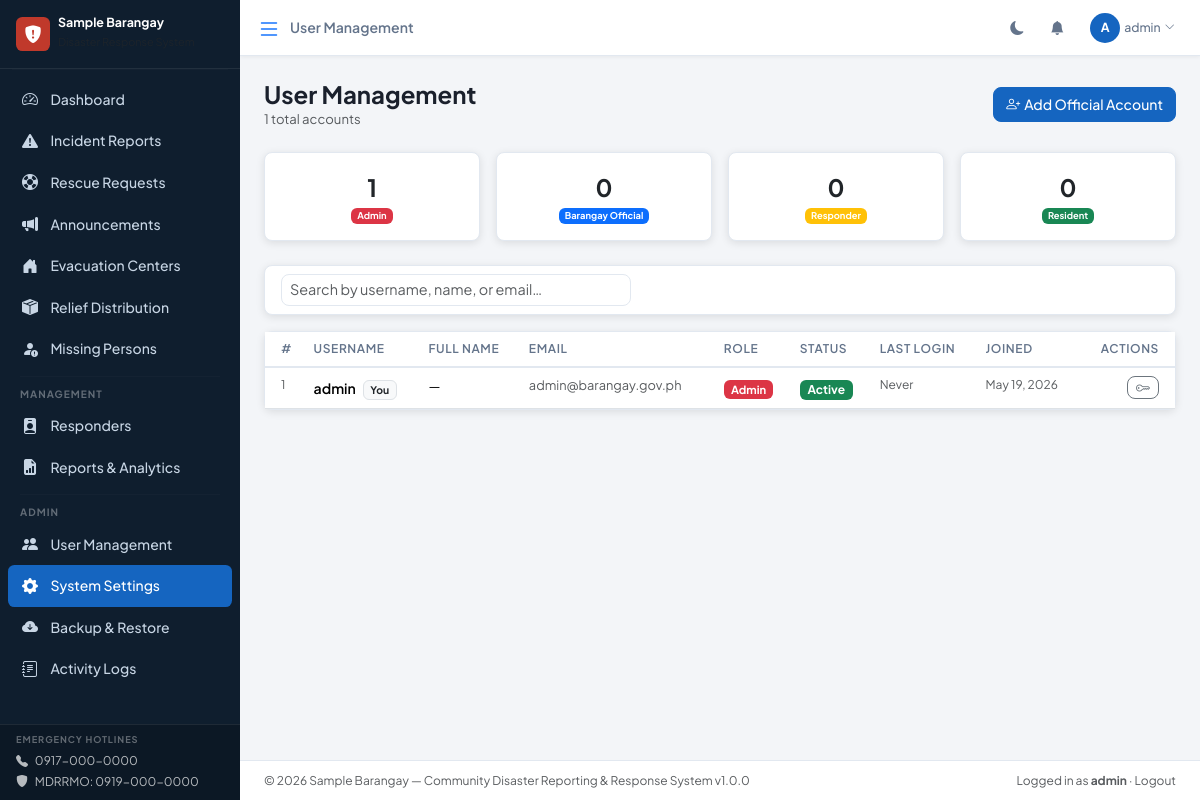
Page /modules/settings/users.php (signed in) on the committed database.
### tables this page shows
CREATE TABLE `users` (
  `id`              INT UNSIGNED    NOT NULL AUTO_INCREMENT,
  `role_id`         TINYINT UNSIGNED NOT NULL,
  `username`        VARCHAR(80)     NOT NULL,
  `email`           VARCHAR(160)    NOT NULL,
  `password_hash`   VARCHAR(255)    NOT NULL COMMENT 'bcrypt hash, cost factor >= 12',
  `is_active`       TINYINT(1)      NOT NULL DEFAULT 1,
  `last_login_at`   DATETIME                 DEFAULT NULL,
  `created_at`      DATETIME        NOT NULL DEFAULT CURRENT_TIMESTAMP,
  `updated_at`      DATETIME        NOT NULL DEFAULT CURRENT_TIMESTAMP ON UPDATE CURRENT_TIMESTAMP,
  PRIMARY KEY (`id`),
  UNIQUE KEY `uq_username` (`username`),
  UNIQUE KEY `uq_email`    (`email`),
  KEY `fk_users_role` (`role_id`),
  CONSTRAINT `fk_users_role` FOREIGN KEY (`role_id`) REFERENCES `roles` (`id`)
);

CREATE TABLE `roles` (
  `id`          TINYINT UNSIGNED NOT NULL AUTO_INCREMENT,
  `role_name`   VARCHAR(50)      NOT NULL COMMENT 'resident | barangay_official | responder | admin',
  `description` VARCHAR(255)     NOT NULL DEFAULT '',
  PRIMARY KEY (`id`),
  UNIQUE KEY `uq_role_name` (`role_name`)
);

### config/database.php (called while the page is built, shortened)
<?php
function db(): PDO {
    static $pdo = null;
    if ($pdo === null) {
        $dsn = sprintf(
            'mysql:host=%s;dbname=%s;charset=%s',
            DB_HOST, DB_NAME, DB_CHARSET
        );
        $options = [
            PDO::ATTR_ERRMODE            => PDO::ERRMODE_EXCEPTION,
            PDO::ATTR_DEFAULT_FETCH_MODE => PDO::FETCH_ASSOC,
            PDO::ATTR_EMULATE_PREPARES   => false,
            PDO::MYSQL_ATTR_FOUND_ROWS   => true,
        ];
        try {
            $pdo = new PDO($dsn, DB_USER, DB_PASS, $options);
        } catch (PDOException $e) {
            error_log('[DB ERROR] ' . $e->getMessage());
            die(json_encode([
                'success' => false,
                'message' => 'Database connection failed. Please contact the system administrator.'
            ]));
        }
    }
    return $pdo;
}

### includes/auth.php (called while the page is built, shortened)
<?php
require_once __DIR__ . '/../config/database.php';
function current_user_id(): int { return (int)($_SESSION['user_id'] ?? 0); }

### modules/settings/users.php (the view, shortened to what this page needs)
<?php
require_once __DIR__ . '/../../includes/auth.php';
try {
    $users = db()->query(
        "SELECT u.id, u.username, u.email, u.is_active, u.last_login_at, u.created_at,
                r.role_name,
                COALESCE(
                    CONCAT(res.first_name,' ',res.last_name),
                    CONCAT(off.first_name,' ',off.last_name),
                    CONCAT(rsp.first_name,' ',rsp.last_name),
                    ''
                ) AS full_name
         FROM users u
         JOIN roles r ON r.id = u.role_id
         LEFT JOIN residents res ON res.user_id = u.id
         LEFT JOIN barangay_officials off ON off.user_id = u.id
         LEFT JOIN responders rsp ON rsp.user_id = u.id
         ORDER BY u.role_id ASC, u.created_at DESC"
    )->fetchAll();
    $role_counts = db()->query(
        "SELECT r.role_name, COUNT(u.id) AS cnt
         FROM roles r LEFT JOIN users u ON u.role_id = r.id
         GROUP BY r.id"
    )->fetchAll(PDO::FETCH_KEY_PAIR);
} catch (PDOException $e) {
    error_log($e->getMessage());
    $users = [];
    $role_counts = [];
}
$role_badges = [
    'admin'            => 'danger',
    'barangay_official'=> 'primary',
    'responder'        => 'warning',
    'resident'         => 'success',
];
include APP_ROOT . '/includes/header.php';
?>
<div class="d-flex flex-wrap align-items-center justify-content-between gap-2 mb-4">
  <div>
    <h4 class="fw-bold mb-0">User Management</h4>
    <p class="text-muted mb-0" style="font-size:.82rem"><?= count($users) ?> total accounts</p>
  </div>
  <button class="btn btn-primary" data-bs-toggle="modal" data-bs-target="#addOfficialModal">
    <i class="bi bi-person-plus me-1"></i>Add Official Account
  </button>
</div>
<div class="row g-3 mb-4">
  <?php foreach ($role_badges as $role => $cls): ?>
  <div class="col-6 col-md-3">
    <div class="card p-3 text-center">
      <div class="fw-bold fs-4"><?= $role_counts[$role] ?? 0 ?></div>
      <div class="text-muted" style="font-size:.78rem">
        <span class="badge bg-<?= $cls ?>"><?= ucwords(str_replace('_',' ',$role)) ?></span>
      </div>
    </div>
  </div>
  <?php endforeach; ?>
</div>
<div class="card mb-3">
  <div class="card-body py-2">
    <input type="text" id="userSearch" class="form-control form-control-sm"
           placeholder="Search by username, name, or email…"
           style="max-width:350px">
  </div>
</div>
<div class="card">
  <div class="card-body p-0">
    <div class="table-responsive">
      <table class="table table-hover mb-0" id="usersTable">
        <thead>
          <tr>
            <th class="ps-3">#</th>
            <th>Username</th>
            <th>Full Name</th>
            <th>Email</th>
            <th>Role</th>
            <th>Status</th>
            <th>Last Login</th>
            <th>Joined</th>
            <th class="text-end pe-3">Actions</th>
          </tr>
        </thead>
        <tbody>
          <?php foreach ($users as $u):
            $role_cls = $role_badges[$u['role_name']] ?? 'secondary';
          ?>
          <tr>
            <td class="ps-3 text-muted" style="font-size:.75rem"><?= $u['id'] ?></td>
            <td>
              <span class="fw-semibold" style="font-size:.88rem"><?= htmlspecialchars($u['username']) ?></span>
              <?php if ($u['id'] === current_user_id()): ?>
                <span class="badge bg-light text-dark border ms-1" style="font-size:.65rem">You</span>
              <?php endif; ?>
            </td>
            <td style="font-size:.83rem"><?= htmlspecialchars(trim($u['full_name']) ?: '—') ?></td>
            <td style="font-size:.8rem" class="text-muted"><?= htmlspecialchars($u['email']) ?></td>
            <td>
              <span class="badge bg-<?= $role_cls ?>" style="font-size:.7rem">
                <?= ucwords(str_replace('_',' ',$u['role_name'])) ?>
              </span>
            </td>
            <td>
              <span class="badge <?= $u['is_active'] ? 'bg-success' : 'bg-secondary' ?>">
                <?= $u['is_active'] ? 'Active' : 'Inactive' ?>
              </span>
            </td>
            <td style="font-size:.75rem" class="text-muted">
              <?= $u['last_login_at'] ? date('M d, Y', strtotime($u['last_login_at'])) : 'Never' ?>
            </td>
            <td style="font-size:.75rem" class="text-muted">
              <?= date('M d, Y', strtotime($u['created_at'])) ?>
            </td>
            <td class="text-end pe-3">
              <div class="d-flex gap-1 justify-content-end">
                <button class="btn btn-sm btn-outline-secondary py-0 px-2"
                        data-bs-toggle="modal"
                        data-bs-target="#resetModal<?= $u['id'] ?>"
                        title="Reset Password">
                  <i class="bi bi-key"></i>
                </button>
              </div>
            </td>
          </tr>
          <?php endforeach; ?>
        </tbody>
      </table>
    </div>
  </div>
</div>
<?php include APP_ROOT . '/includes/footer.php'; ?>

### assets/css/main.css (style rules this page uses)
:root { --bdrs-font: 'Plus Jakarta Sans', system-ui, sans-serif; --bdrs-red: #c0392b; --bdrs-red-light: #fdecea; --bdrs-orange: #e67e22; --bdrs-orange-light: #fef0e6; --bdrs-blue: #1565c0; --bdrs-blue-light: #e3f0ff; --bdrs-green: #1b7a3e; --bdrs-green-light: #edf7f1; --bdrs-yellow: #f39c12; --bdrs-sidebar-w: 240px; --bdrs-sidebar-coll: 64px; --bdrs-topbar-h: 56px; --bdrs-radius: .5rem; --bdrs-shadow: 0 2px 8px rgba(0,0,0,.10); --bdrs-card-bg: #fff; --bdrs-page-bg: #f3f5f8; --bdrs-border: #e2e8f0; --bdrs-text: #1a202c; --bdrs-text-muted: #64748b; --bdrs-sidebar-bg: #0f1e2e; --bdrs-sidebar-text: #c8d6e5; --bdrs-sidebar-hover: rgba(255,255,255,.07); --bdrs-sidebar-active-bg: #1565c0; }
*, *::before, *::after { box-sizing: border-box; }
body { font-family: var(--bdrs-font); background-color: var(--bdrs-page-bg); color: var(--bdrs-text); min-height: 100vh; overflow-x: hidden; }
body { display: flex; }
.card { background: var(--bdrs-card-bg); border: 1px solid var(--bdrs-border); border-radius: var(--bdrs-radius); box-shadow: var(--bdrs-shadow); }
.table { color: var(--bdrs-text); }
.table thead th { font-size: .75rem; text-transform: uppercase; letter-spacing: .05em; font-weight: 600; color: var(--bdrs-text-muted); border-bottom: 2px solid var(--bdrs-border); white-space: nowrap; }
.table tbody tr { transition: background .1s; }
.form-control, .form-select { border-color: var(--bdrs-border); border-radius: var(--bdrs-radius); font-size: .9rem; transition: border-color .15s, box-shadow .15s; }
.btn { font-weight: 500; border-radius: var(--bdrs-radius); font-size: .875rem; }
.btn-primary { background: var(--bdrs-blue); border-color: var(--bdrs-blue); }

### rows in the picture
users: id "1", username "admin", shows "You", full_name "—", email "admin@barangay.gov.ph", role.role_name "Admin", is_active "Active", shows "Never", created_at "May 19, 2026"

### other values in the picture
$brgy_name "Sample Barangay"
$settings['emergency_hotline_1'] "0917-000-0000"
$settings['mdrrmo_hotline'] "0919-000-0000"
$page_title "User Management"
substr($_SESSION['username'] ?? 'U', 0, 1) "A"
$_SESSION['username'] "admin"
count($users) "1"
$role_counts[$role] "1"
str_replace('_',' ',$role) "Admin"
$role_counts[$role] "0"
str_replace('_',' ',$role) "Barangay Official"
str_replace('_',' ',$role) "Responder"
str_replace('_',' ',$role) "Resident"
$settings['barangay_name'] "Sample Barangay"
$settings['system_version'] "1.0.0"
